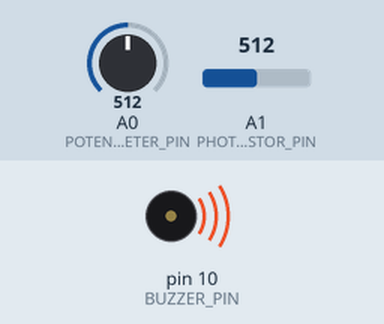
Simulated run of this sketch. Board: Arduino Uno, built with avr-gcc and run on an emulated ATmega328P. Parts: buzzer (waves = sounding). The inputs (shaded band) are chosen by the test bench; at power-on: A1 (PHOTORESISTOR_PIN) = 512, A0 (POTENTIOMETER_PIN) = 512.

Above: at 1.3 s.
1.4 s: A1 (PHOTORESISTOR_PIN) set to 900
At 2.4 s:
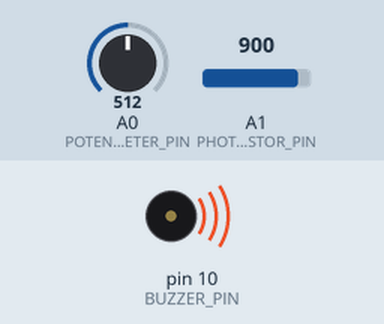
4.6 s: A1 (PHOTORESISTOR_PIN) set to 440
At 4.88 s:
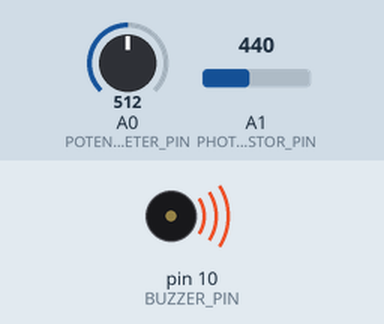
Timing chart, 0 to 13.8 s (numbered marks = the images above; inputs shaded):
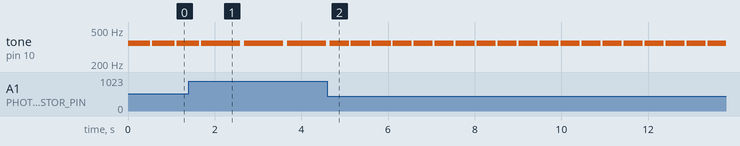

The sketch:

Light_Theremin.ino
```cpp
/*
   Basic version of the Light-Controlled Theremin
   using Piezo Speaker, Potentiometer, and Photoresistor
   by Mitchell Griest, Summer 2020

   TinkerCad Circuit link: https://www.tinkercad.com/things/26D7noXK8uq
*/

const int BUZZER_PIN = 10;
const int POTENTIOMETER_PIN = A0;
const int PHOTORESISTOR_PIN = A1;

// -------------- Main Execution --------------

void setup() {
  Serial.begin(9600);
  pinMode(BUZZER_PIN, OUTPUT);
}

void loop() {
  int knobValue = analogRead(POTENTIOMETER_PIN);
  int lightValue = analogRead(PHOTORESISTOR_PIN);
  int duration = lightValue;
  playNoteFromKnob(knobValue, duration);
  delay(duration * 1.1);
}

// -------------- Helper Functions --------------

void playNoteFromKnob(int knobValue, int duration) {
  if (knobValue < 150) {
    play('c', duration);
  } else if (knobValue < 300) {
    play('d', duration);
  } else if (knobValue < 450) {
    play('e', duration);
  } else if (knobValue < 600) {
    play('f', duration);
  } else if (knobValue < 750) {
    play('g', duration);
  } else if (knobValue < 900) {
    play('a', duration);
  } else if (knobValue < 1000) {
    play('b', duration);
  } else {
    play('C', duration);
  }
}

void play(char note, int duration){
  int frequency = 0;

  if(note == 'c') frequency = 262;
  else if(note == 'd') frequency = 294;
  else if(note == 'e') frequency = 330;
  else if(note == 'f') frequency = 349;
  else if(note == 'g') frequency = 392;
  else if(note == 'a') frequency = 440;
  else if(note == 'b') frequency = 494;
  else if(note == 'C') frequency = 523;

  tone(BUZZER_PIN, frequency, duration);
}
```

Measured:
- after the input at 1.4 s, tone on pin 10 (BUZZER_PIN): alternates 349 Hz for 0.90 s and silent for 0.09 s, starting after 1.2 s
- after the input at 4.6 s, tone on pin 10 (BUZZER_PIN): alternates 349 Hz for 0.44 s and silent for 0.04 s, starting after 0.50 s
- by itself, tone on pin 10 (BUZZER_PIN): alternates 349 Hz for 0.51 s and silent for 0.05 s
